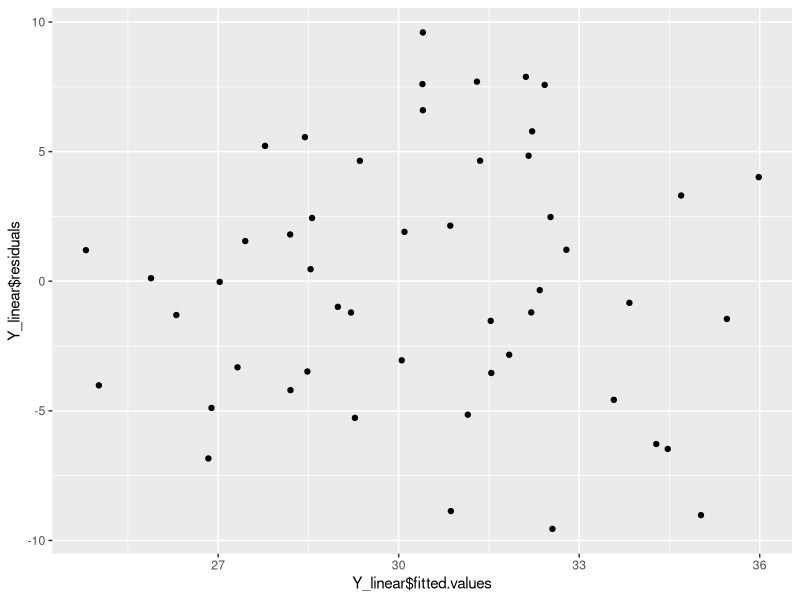
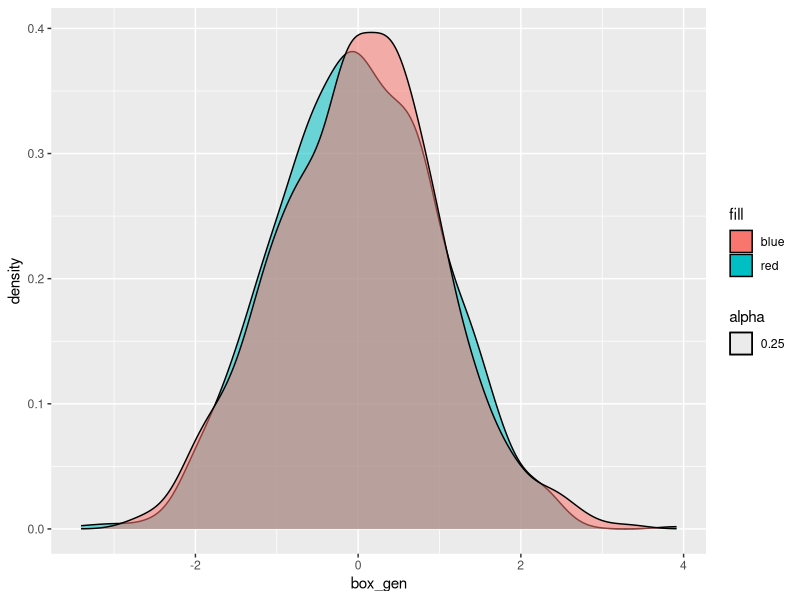

Reproduce these figures in R, in order.
## ---- chunk 1
library(microbenchmark)
library(ggplot2)
## ---- chunk 2
# Question 1/ Write a function that generates numbers from binomial(n, p) distribution using runif() function. Hint: binomial(n, p) random variables can be defined as a sum of n independent Bernoulli(p) random variables.
set.seed(123)
bin_gen <- function(x, prob){
  trials <- runif(x, 0, 1)
  sum(trials <= prob)
}
bin_gen(100, 0.3)
rbinom(1, 100, 0.3)
## ---- chunk 3
# Question 2. Compare performance of your function with rbinom() using microbenchmark() function.
microbenchmark(bin_gen(100, 0.3), rbinom(1, 100, 0.3))
# As expected, rbinom() performs faster than the defined function.
## ---- chunk 4
# Question 3. Suppose we want to simulate data from a linear regression model: Y_i = beta_0 + beta_1 * X_i + epsilon_i, i=1,...,N where episilon~N(0,3) and X is a covariate tht ranges between 20 and 40. Let beta_0=15 and beta_1=0.4 are known coefficients. Generate data (N=50) from this model with given coefficients. Fit a linear regression model and plot fitted values vs residuals using ggplot() function. Use set.seed() function for reproducibility.

set.seed(123)
B_0 <- 15
B_1 <- 0.4
x <- sample(x=20:40, size=50, replace=TRUE)
epsilon <- rnorm(n=50, mean=0, sd=3)
y <- B_0 + B_1*x + epsilon
Y_linear <- lm(x~y)
ggplot(aes(x=Y_linear$fitted.values, y=Y_linear$residuals), data=Y_linear) + geom_point()
## ---- chunk 5
# question 4. Box-Muller algorithgm: generate U_1 and U_2 two independent uniform(0,1) random variables and set: R=sqrt(-2*log(U_1)) and theta=2*pi*U_2, then X=R*cos(theta) and Y=R*sin(theta) are two independent normal variables. Write a function that generates normal variates using Box-Muller algorithm. Compare simulated data from your function with simulated data from rnorm() function using ggplot(). 
set.seed(123)
box_muller <- function(size){
  U_1 <- runif(n=size/2, min=0, max=1)
  U_2 <- runif(n=size/2, min=0, max=1)
  R <- sqrt(-2*log(U_1))
  theta <- 2*pi*U_2
  x <- R*cos(theta)
  Y <- R*sin(theta)
  data <- c(x, Y)
  return(data)
}
box_gen <- box_muller(1000)
norm_gen <- rnorm(n=1000, mean=0, sd=1)

ggplot() + geom_density(aes(x=box_gen,fill="red", alpha=0.25)) + geom_density(aes(x=norm_gen, fill="blue", alpha=0.25))
